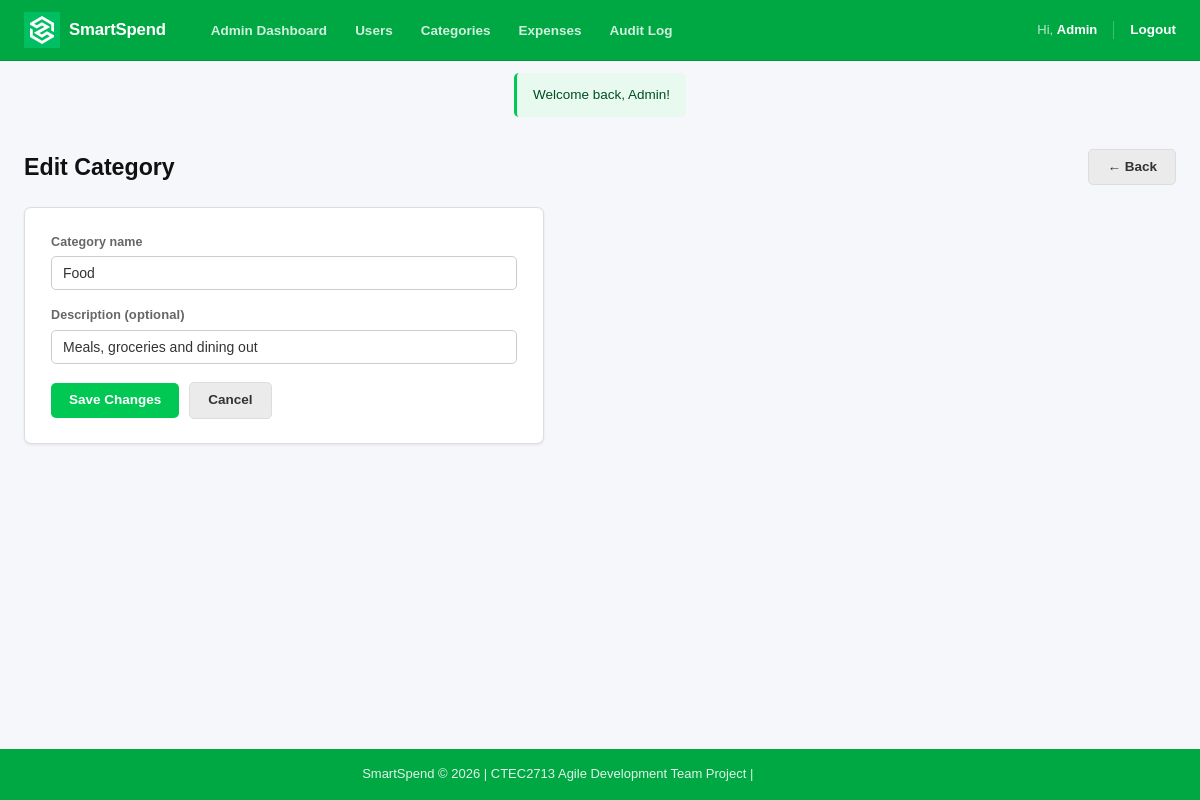
Screenshot of /admin/edit_category.php?id=1 (signed in) with the database file from the repository.
### tables this page shows
CREATE TABLE IF NOT EXISTS tblCategory (
    category_id   INT            AUTO_INCREMENT PRIMARY KEY,
    category_name VARCHAR(50)    NOT NULL UNIQUE,
    description   VARCHAR(200),
    created_date  DATE           NOT NULL,
    is_active     TINYINT(1)     NOT NULL DEFAULT 1
);

### admin/edit_category.php (the view, shortened to what this page needs)
<?php
require_once __DIR__ . '/../config/db.php';
$id = isset($_GET['id']) ? (int)$_GET['id'] : (int)($_POST['category_id'] ?? 0);
$stmt = $pdo->prepare('SELECT * FROM tblCategory WHERE category_id = ?');
$stmt->execute([$id]);
$cat = $stmt->fetch();
$category_name = $cat['category_name'];
$description   = $cat['description'] ?? '';
require_once __DIR__ . '/../includes/header.php';
?>
<div class="page-header">
    <h1>Edit Category</h1>
    <a href="/smartspend/admin/categories.php" class="btn-secondary">← Back</a>
</div>
<div class="form-card">
    <form method="POST" action="" novalidate>
        <div class="form-group">
            <label for="category_name">Category name</label>
            <input type="text" id="category_name" name="category_name"
                   value="<?= htmlspecialchars($category_name, ENT_QUOTES, 'UTF-8') ?>" required>
        </div>
        <div class="form-group">
            <label for="description">Description <span class="text-muted">(optional)</span></label>
            <input type="text" id="description" name="description"
                   value="<?= htmlspecialchars($description, ENT_QUOTES, 'UTF-8') ?>"
                   maxlength="200">
        </div>
        <div class="form-actions">
            <button type="submit" id="btn-save-category" class="btn-primary">Save Changes</button>
            <a href="/smartspend/admin/categories.php" class="btn-secondary">Cancel</a>
        </div>
    </form>
</div>
<?php require_once __DIR__ . '/../includes/footer.php'; ?>

### assets/css/style.css (style rules this page uses)
:root { --green: #00C853; --green-dark: #00A844; --green-light: #E8F9F0; --white: #FFFFFF; --text-dark: #111111; --text-body: #333333; --text-muted: #666666; --border: #DDDDDD; --danger: #D32F2F; --warning-btn: #FF9800; --bg-page: #F5F7FA; --shadow-sm: 0 1px 3px rgba(0, 0, 0, 0.08); --shadow-md: 0 2px 8px rgba(0, 0, 0, 0.09); }
*, *::before, *::after { box-sizing: border-box; margin: 0; padding: 0; }
html { scroll-behavior: smooth; }
body { font-family: Arial, Helvetica, sans-serif; font-size: 15px; line-height: 1.6; color: var(--text-body); background: var(--bg-page); min-height: 100vh; display: flex; flex-direction: column; }
a { color: var(--green-dark); text-decoration: none; }
.page-header { display: flex; align-items: center; justify-content: space-between; gap: 12px; margin-bottom: 22px; flex-wrap: wrap; }
.page-header h1 { font-size: 1.45rem; color: var(--text-dark); font-weight: 700; }
h1, h2, h3 { color: var(--text-dark); font-weight: 600; line-height: 1.3; }
.btn-primary, .btn-danger, .btn-warning, .btn-secondary { display: inline-block; padding: 8px 18px; border-radius: 5px; font-size: 13.5px; font-weight: 600; text-decoration: none; border: none; cursor: pointer; line-height: 1.4; white-space: nowrap; transition: filter 0.15s; font-family: inherit; }
.btn-primary { background: var(--green); color: var(--white); }
.btn-secondary { background: #EBEBEB; color: var(--text-body); border: 1px solid var(--border); }
.form-card { background: var(--white); border: 1px solid var(--border); border-radius: 7px; padding: 24px 26px; max-width: 520px; box-shadow: var(--shadow-sm); margin-bottom: 20px; }
.form-group { margin-bottom: 15px; }
.form-group label { display: block; font-size: 12.5px; color: var(--text-muted); margin-bottom: 4px; font-weight: 600; letter-spacing: 0.1px; }
.form-group input, .form-group select, .form-group textarea { width: 100%; padding: 8px 11px; border: 1px solid #CCCCCC; border-radius: 5px; font-size: 14px; color: var(--text-body); background: var(--white); font-family: inherit; transition: border-color 0.15s, box-shadow 0.15s; }
.form-actions { display: flex; gap: 10px; align-items: center; margin-top: 18px; flex-wrap: wrap; }
.text-muted { color: var(--text-muted); font-size: 13px; }
body { min-width: 360px; }

### rows the page displays
tblcategory: category_name "Food", description "Meals, groceries and dining out"

### other values shown
explode(' ', $_SESSION['full_name'])[0] "Admin"
$msg "Welcome back, Admin!"
